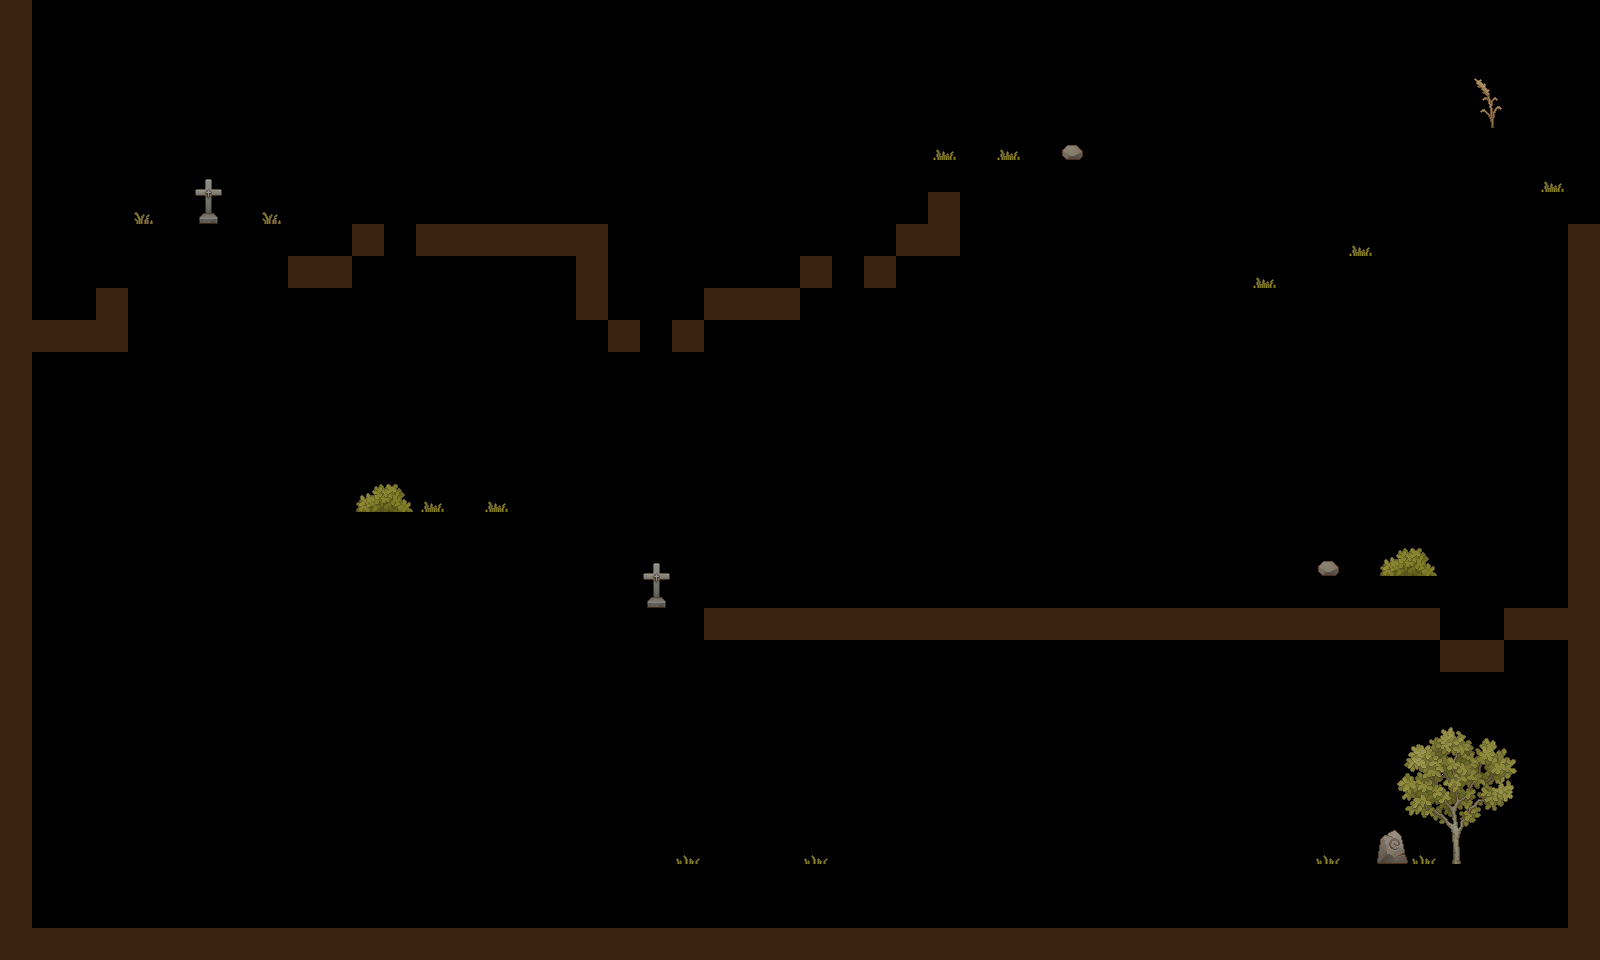

Tiled map render using the project's own tile images. Description and the map definition, with tile-layer contents summarised, below:
An orthogonal 50x30 tile map with 32x32 px tiles, 5 tile layers (end map, Tile Layer 1, finish, Tile Layer 2, ...), 2 tilesets and 83 objects (Player).

<map version="1.10" tiledversion="1.11.0" orientation="orthogonal" renderorder="right-down" width="50" height="30" tilewidth="32" tileheight="32" infinite="0" nextlayerid="8" nextobjectid="89">
 <tileset firstgid="1" source="../tsx/bg.tsx" />
 <tileset firstgid="257" source="../tsx/decor.tsx" />
 <layer id="6" name="end map" width="50" height="30">
  <data>[1500 cells, 153 non-empty, 1 distinct tile ids]</data>
 </layer>
 <layer id="1" name="Tile Layer 1" width="50" height="30">
  <data>[1500 cells, 45 non-empty, 32 distinct tile ids]</data>
 </layer>
 <layer id="7" name="finish" width="50" height="30">
  <data>[1500 cells, 2 non-empty, 2 distinct tile ids]</data>
 </layer>
 <objectgroup id="2" name="Object Layer 1">
  <object id="1" gid="1" x="97" y="257" width="32" height="32" />
  <object id="2" gid="2" x="129" y="257" width="32" height="32" />
  <object id="3" gid="2" x="161" y="257" width="32" height="32" />
  <object id="4" gid="2" x="192" y="257" width="32" height="32" />
  <object id="5" gid="2" x="224" y="257" width="32" height="32" />
  <object id="6" gid="3" x="256" y="257" width="32" height="32" />
  <object id="7" gid="53" x="385" y="194" width="32" height="32" />
  <object id="8" gid="53" x="580" y="163" width="32" height="32" />
  <object id="9" gid="53" x="643" y="321" width="32" height="32" />
  <object id="11" gid="53" x="840" y="256" width="32" height="32" />
  <object id="12" gid="1" x="927" y="194" width="32" height="32" />
  <object id="13" gid="60" x="959" y="194" width="32" height="32" />
  <object id="14" gid="60" x="990" y="194" width="32" height="32" />
  <object id="15" gid="60" x="1022" y="194" width="32" height="32" />
  <object id="16" gid="3" x="1054" y="194" width="32" height="32" />
  <object id="17" gid="3" x="1087" y="225" width="32" height="32" />
  <object id="18" gid="3" x="1119" y="256" width="32" height="32" />
  <object id="19" gid="3" x="1154" y="289" width="32" height="32" />
  <object id="20" gid="1" x="1217" y="319" width="32" height="32" />
  <object id="21" gid="2" x="1249" y="319" width="32" height="32" />
  <object id="22" gid="2" x="1280" y="319" width="32" height="32" />
  <object id="23" gid="3" x="1312" y="319" width="32" height="32" />
  <object id="24" gid="1" x="1346" y="291" width="32" height="32" />
  <object id="25" gid="1" x="1376" y="257" width="32" height="32" />
  <object id="26" gid="1" x="1408" y="226" width="32" height="32" />
  <object id="27" gid="1" x="1472" y="159" width="32" height="32" />
  <object id="28" gid="53" x="1536" y="225" width="32" height="32" />
  <object id="29" gid="53" x="1502" y="417" width="32" height="32" />
  <object id="30" gid="53" x="1503" y="611" width="32" height="32" />
  <object id="31" gid="101" x="1311" y="351" width="32" height="32" />
  <object id="32" gid="101" x="1312" y="382" width="32" height="32" />
  <object id="33" gid="133" x="1374" y="383" width="32" height="32" rotation="-90" />
  <object id="34" gid="101" x="1344" y="413" width="32" height="32" />
  <object id="35" gid="101" x="1374" y="447" width="32" height="32" />
  <object id="38" gid="1073741925" x="1375" y="443" width="32" height="32" rotation="-90" />
  <object id="39" gid="24" x="1436" y="447" width="32" height="32" rotation="-90" />
  <object id="40" gid="3" x="1407" y="609" width="32" height="32" />
  <object id="41" gid="2" x="1375" y="609" width="32" height="32" />
  <object id="42" gid="2" x="1343" y="609" width="32" height="32" />
  <object id="43" gid="1" x="1313" y="609" width="32" height="32" />
  <object id="44" gid="53" x="1218" y="544" width="32" height="32" />
  <object id="45" gid="53" x="1057" y="480" width="32" height="32" />
  <object id="46" gid="53" x="930" y="608" width="32" height="32" />
  <object id="47" gid="53" x="740" y="576" width="32" height="32" />
  <object id="48" gid="53" x="611" y="642" width="32" height="32" />
  <object id="49" gid="3" x="580" y="608" width="32" height="32" />
  <object id="50" gid="3" x="547" y="574" width="32" height="32" />
  <object id="51" gid="3" x="512" y="545" width="32" height="32" />
  <object id="52" gid="2" x="480" y="545" width="32" height="32" />
  <object id="54" gid="2" x="448" y="545" width="32" height="32" />
  <object id="55" gid="2" x="416" y="545" width="32" height="32" />
  <object id="56" gid="2" x="384" y="545" width="32" height="32" />
  <object id="57" gid="1" x="352" y="545" width="32" height="32" />
  <object id="58" gid="53" x="221" y="673" width="32" height="32" />
  <object id="59" gid="53" x="63" y="769" width="32" height="32" />
  <object id="60" gid="53" x="224" y="930" width="32" height="32" />
  <object id="61" gid="53" x="387" y="861" width="32" height="32" />
  <object id="62" gid="53" x="544" y="834" width="32" height="32" />
  <object id="63" gid="1" x="673" y="894" width="32" height="32" />
  <object id="64" gid="2" x="704" y="894" width="32" height="32" />
  <object id="65" gid="2" x="735" y="894" width="32" height="32" />
  <object id="66" gid="2" x="767" y="894" width="32" height="32" />
  <object id="67" gid="3" x="798" y="894" width="32" height="32" />
  <object id="68" gid="53" x="932" y="834" width="32" height="32" />
  <object id="69" gid="53" x="1090" y="898" width="32" height="32" />
  <object id="70" gid="53" x="1217" y="832" width="32" height="32" />
  <object id="71" gid="1" x="1309" y="894" width="32" height="32" />
  <object id="72" gid="2" x="1341" y="894" width="32" height="32" />
  <object id="73" gid="2" x="1373" y="894" width="32" height="32" />
  <object id="74" gid="2" x="1405" y="894" width="32" height="32" />
  <object id="75" gid="3" x="1436" y="894" width="32" height="32" />
  <object id="76" gid="117" x="1567" y="224" width="32" height="32" />
  <object id="77" gid="117" x="1567" y="192" width="32" height="32" />
  <object id="78" gid="117" x="1567" y="160" width="32" height="32" />
  <object id="79" gid="117" x="1567" y="128.333" width="32" height="32" />
  <object id="80" gid="117" x="1567" y="97.6667" width="32" height="32" />
  <object id="81" gid="117" x="1567" y="65.3333" width="32" height="32" />
  <object id="82" gid="1073741941" x="1565" y="35" width="32" height="32" />
  <object id="83" gid="117" x="1537.33" y="35" width="32" height="32" />
  <object id="84" gid="117" x="1508" y="35" width="32" height="32" />
  <object id="85" gid="117" x="1477.33" y="35" width="32" height="32" />
  <object id="88" gid="53" x="637.5" y="642" width="32" height="32" />
 </objectgroup>
 <objectgroup id="3" name="Can move">
  <object id="86" name="Player" x="208.5" y="121.333">
   <point />
  </object>
 </objectgroup>
 <layer id="4" name="Tile Layer 2" width="50" height="30">
  <data>[1500 cells, 0 non-empty, 0 distinct tile ids]</data>
 </layer>
 <layer id="5" name="check point" width="50" height="30">
  <data>[1500 cells, 4 non-empty, 2 distinct tile ids]</data>
 </layer>
</map>
